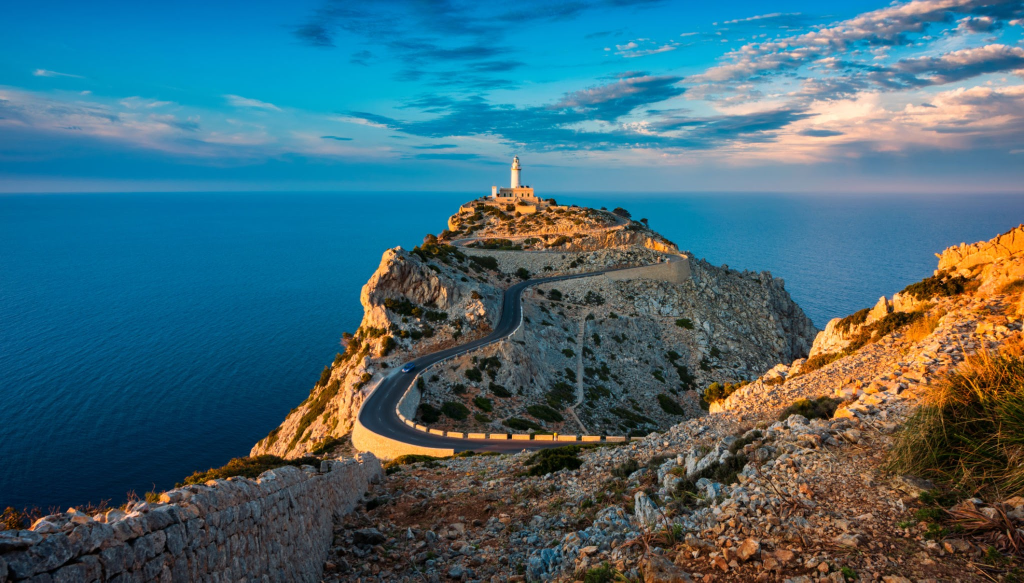
#> input picture scripts/resources/im1.jpg, 2048 x 1165 px (shown at 1/2 size)
$ python imagetoraw.py resources/im1.jpg out.png 5 5 resources/im2.jpg
#> lines starting #> are read from the running program, lines starting #| are printed output that depends on the picture
import cv2
import numpy as np
import sys
import os

def image_to_raw(image_path, output_path):
#> called with image_path = 'resources/im1.jpg', output_path = 'out.png'
    try:
        # Read image using cv2 (this loads in BGR format)
        img = cv2.imread(image_path)
#> img is the input picture: shape (1165, 2048, 3); mean B, G, R 117.4, 104.8, 66.4
        if img is None:
            raise Exception("Failed to load image")

        # Resize image
        img_resized = cv2.resize(img, (1280, 1024), interpolation=cv2.INTER_AREA)
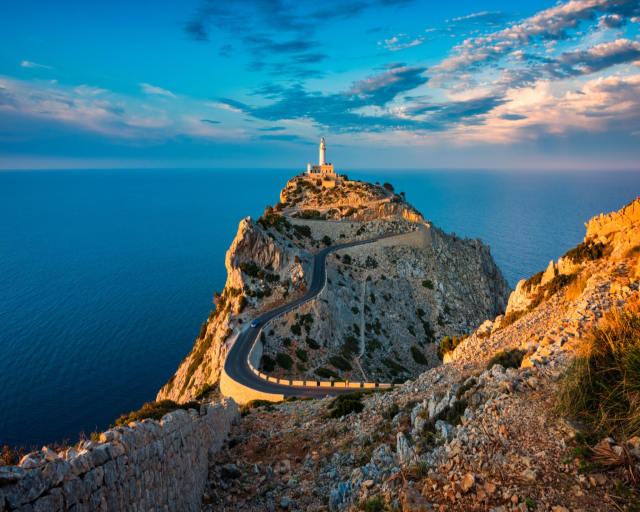
#> img_resized: shape (1024, 1280, 3) (shown at 1/2 size); mean B, G, R 117.4, 104.8, 66.4

        # Convert color format
        img_colour = cv2.cvtColor(img_resized, cv2.COLOR_BGR2BGRA)

        img_gray = cv2.cvtColor(img_resized, cv2.COLOR_BGR2GRAY)
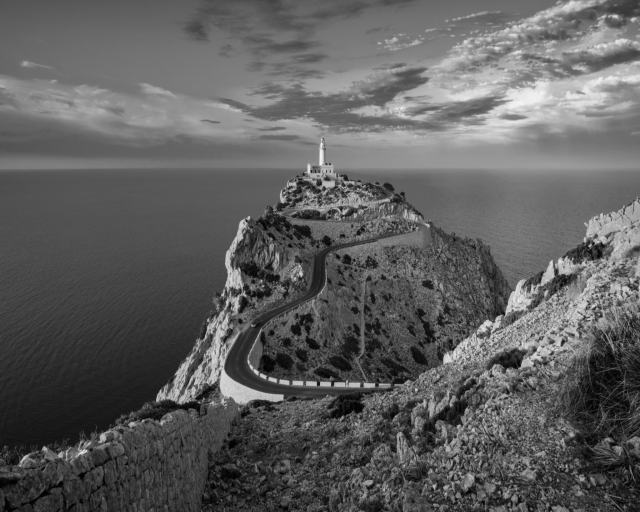
#> img_gray: shape (1024, 1280) (shown at 1/2 size); min 0, max 245, mean 94.8
        # Save raw pixel data

        img_colour_flat = img_colour.flatten()

        print(img_colour_flat.shape)
#| (5242880,)

        img_colour_flat.tofile(output_path)
        img_gray.tofile('gray.raw')

        print(f"File size: {os.path.getsize(output_path)} bytes")
        print(f"File size: {os.path.getsize('gray.raw')} bytes")

        # Print information
        print(f"Successfully converted {image_path} to RAW format")

        return True

    except Exception as e:
        print(f"Error converting image: {e}")
        return False

def read_raw_file(raw_path, width=1280, height=1024):
    try:
        # Calculate number of channels
        channels = 4

        # Read raw data
        data = np.fromfile(raw_path, dtype=np.uint8)

        # Reshape based on dimensions and channels
        if channels == 1:
            img = data.reshape((height, width))
        else:
            img = data.reshape((height, width, channels))

        # Convert color format if needed
        img = cv2.cvtColor(img, cv2.COLOR_BGRA2BGR)

        return img

    except Exception as e:
        print(f"Error reading RAW file: {e}")
        return None

if __name__ == "__main__":
    if len(sys.argv) < 3:
        print("Usage: python script.py input_image output.raw [width height] [color_format]")
        print("Color formats: bgr, rgb, gray")
        sys.exit(1)

    input_path = sys.argv[1]
    output_path = sys.argv[2]

    # Parse optional arguments
    target_size = (1280, 1024)  # default size
    color_format = 'bgr'  # default format

    if len(sys.argv) >= 5:
        target_size = (int(sys.argv[3]), int(sys.argv[4]))
    if len(sys.argv) >= 6:
        color_format = sys.argv[5].lower()

    # Convert image to RAW
    if image_to_raw(input_path, output_path):
        # Test reading it back
        img = read_raw_file(output_path, target_size[0], target_size[1])
        if img is not None:
            # Display the image to verify
            cv2.imshow('Image from RAW', img)
            cv2.waitKey(0)
            cv2.destroyAllWindows()

$ run again, on scripts/resources/im3.jpg
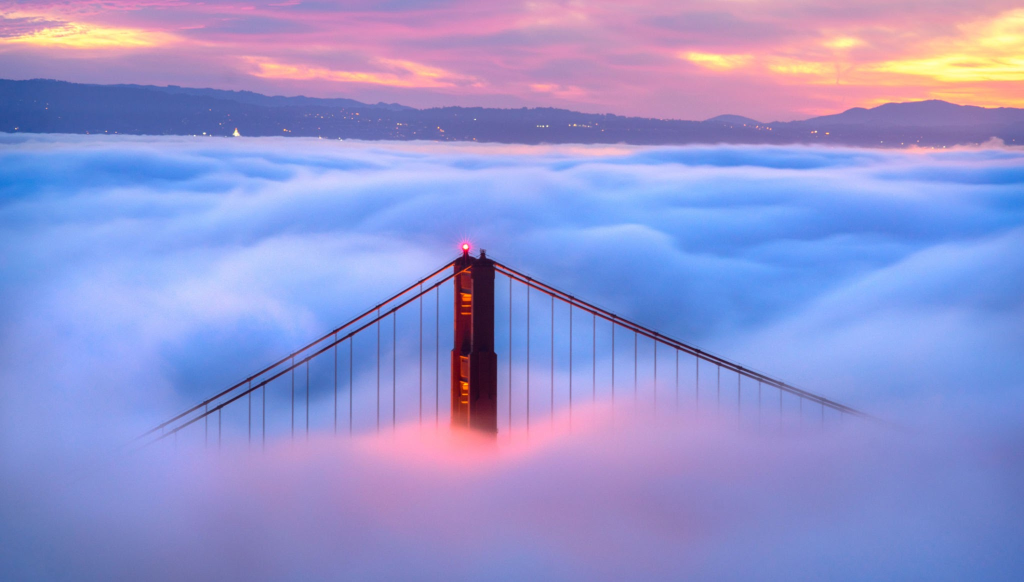
#> input picture scripts/resources/im3.jpg, 2048 x 1163 px (shown at 1/2 size)
#> in image_to_raw, img is the input picture: shape (1163, 2048, 3); mean B, G, R 209, 148.5, 147
#> in image_to_raw, `img_resized = cv2.resize(img, (1280, 1024), interpolation=cv2.INTER_AR..`:
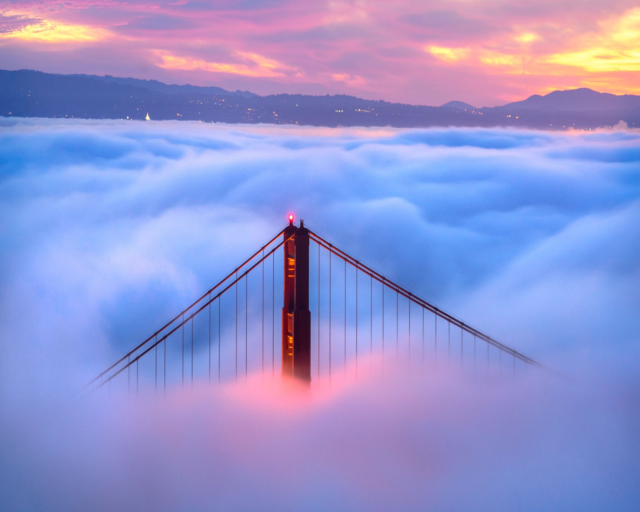
#> img_resized: shape (1024, 1280, 3) (shown at 1/2 size); mean B, G, R 209, 148.5, 147
#> in image_to_raw, `img_gray = cv2.cvtColor(img_resized, cv2.COLOR_BGR2GRAY)`:
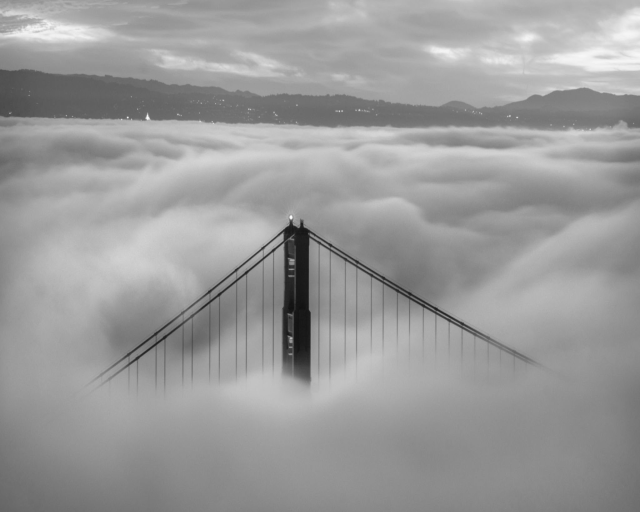
#> img_gray: shape (1024, 1280) (shown at 1/2 size); min 16, max 254, mean 155
#| (5242880,)

$ run again, on scripts/resources/im4.jpg
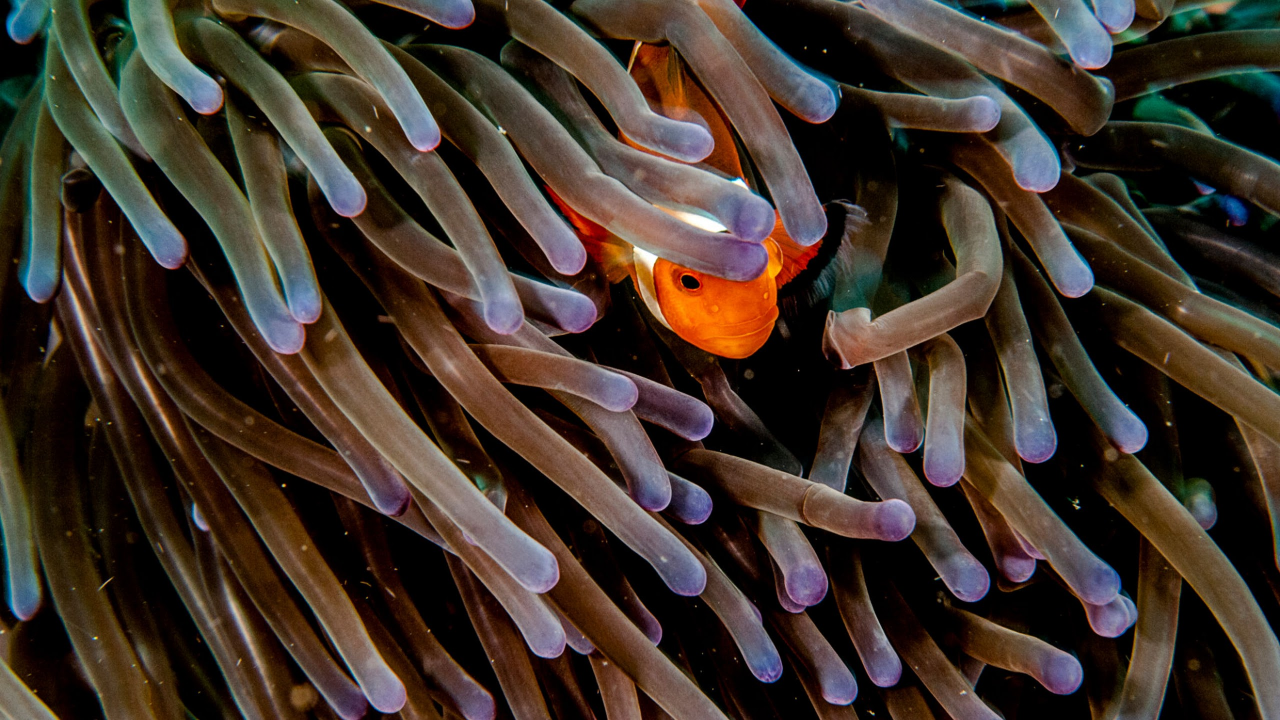
#> input picture scripts/resources/im4.jpg, 2560 x 1440 px (shown at 1/2 size)
#> in image_to_raw, img is the input picture: shape (1440, 2560, 3); mean B, G, R 42.2, 51.3, 63.7
#> in image_to_raw, `img_resized = cv2.resize(img, (1280, 1024), interpolation=cv2.INTER_AR..`:
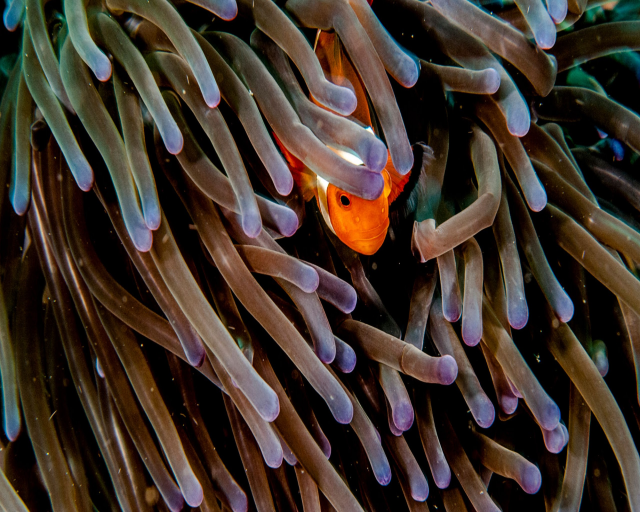
#> img_resized: shape (1024, 1280, 3) (shown at 1/2 size); mean B, G, R 42.2, 51.3, 63.7
#> in image_to_raw, `img_gray = cv2.cvtColor(img_resized, cv2.COLOR_BGR2GRAY)`:
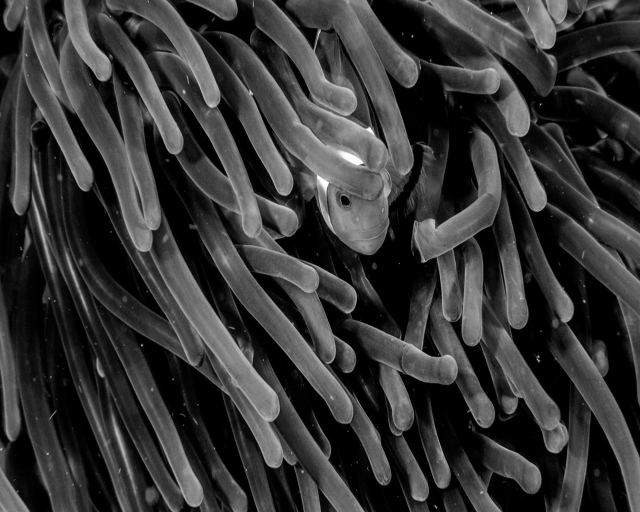
#> img_gray: shape (1024, 1280) (shown at 1/2 size); min 0, max 255, mean 54
#| (5242880,)

$ run again, on scripts/resources/im5.jpg
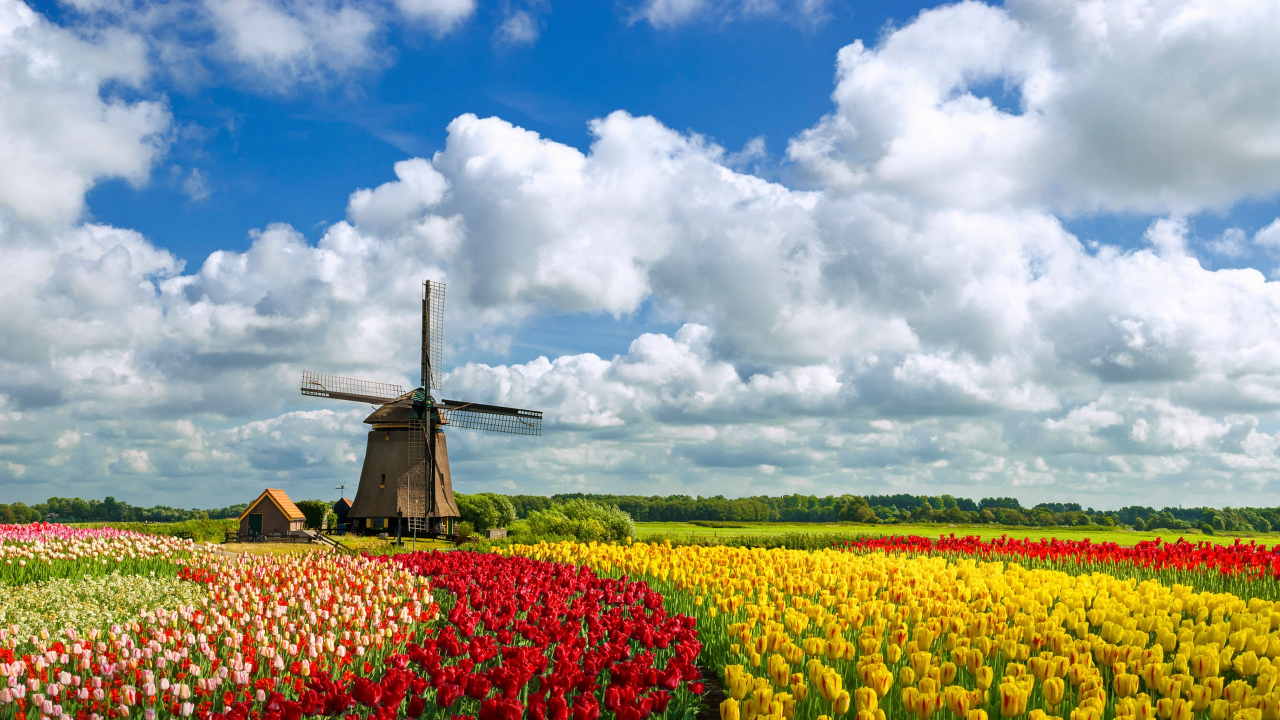
#> input picture scripts/resources/im5.jpg, 2560 x 1440 px (shown at 1/2 size)
#> in image_to_raw, img is the input picture: shape (1440, 2560, 3); mean B, G, R 150.8, 158.4, 153.2
#> in image_to_raw, `img_resized = cv2.resize(img, (1280, 1024), interpolation=cv2.INTER_AR..`:
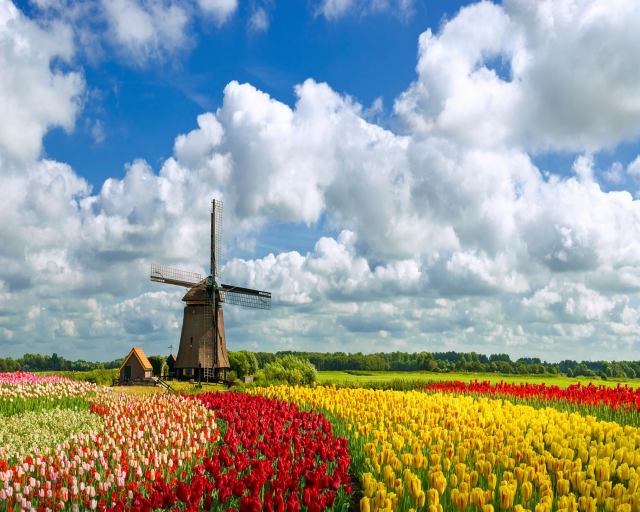
#> img_resized: shape (1024, 1280, 3) (shown at 1/2 size); mean B, G, R 150.8, 158.4, 153.2
#> in image_to_raw, `img_gray = cv2.cvtColor(img_resized, cv2.COLOR_BGR2GRAY)`:
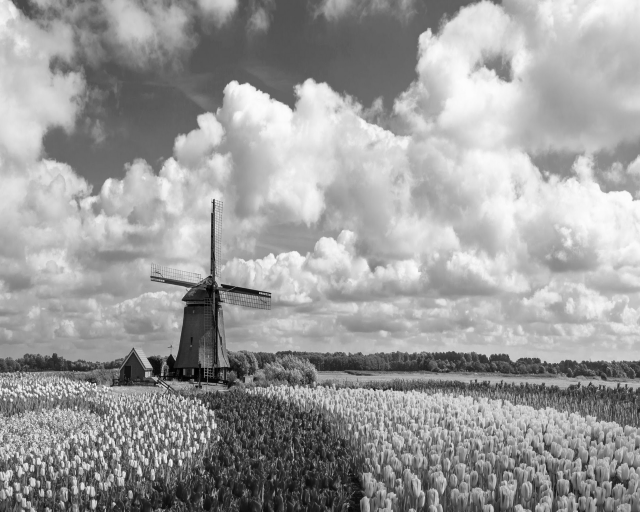
#> img_gray: shape (1024, 1280) (shown at 1/2 size); min 0, max 254, mean 156
#| (5242880,)
